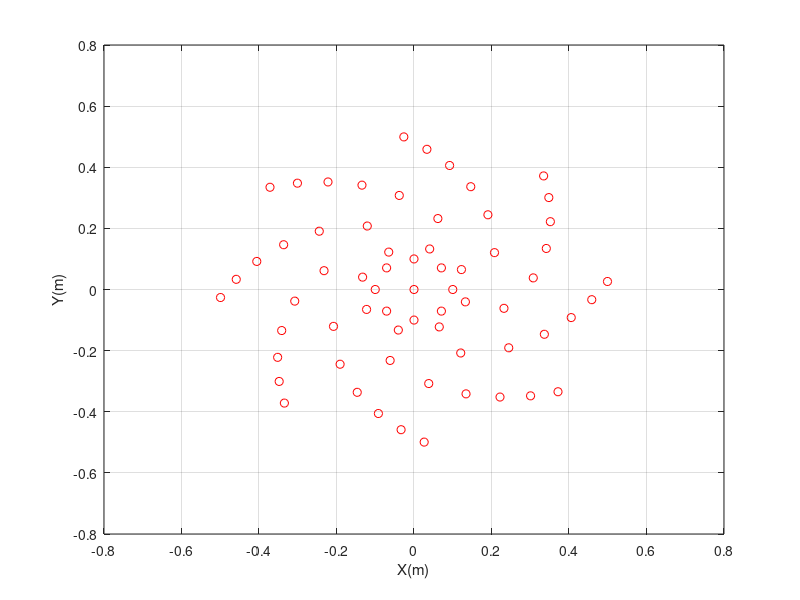

Source code (MATLAB):
load('0.5_0.1_0.98175_64_Underbrink.mat');


xT=coordinates(:,1);
yT=coordinates(:,2);
figure(1);
plot(xT,yT,'ro');
xlabel('X(m)');
ylabel('Y(m)');
grid on